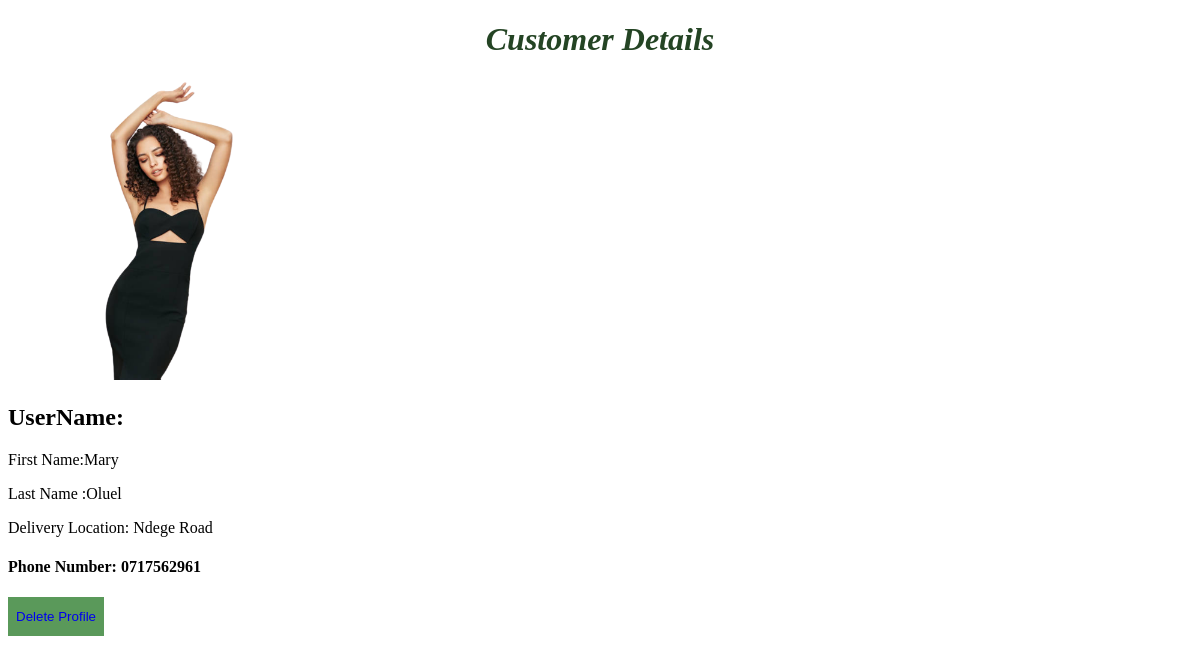
Before: /customer/user/detail/13 with the older database file.
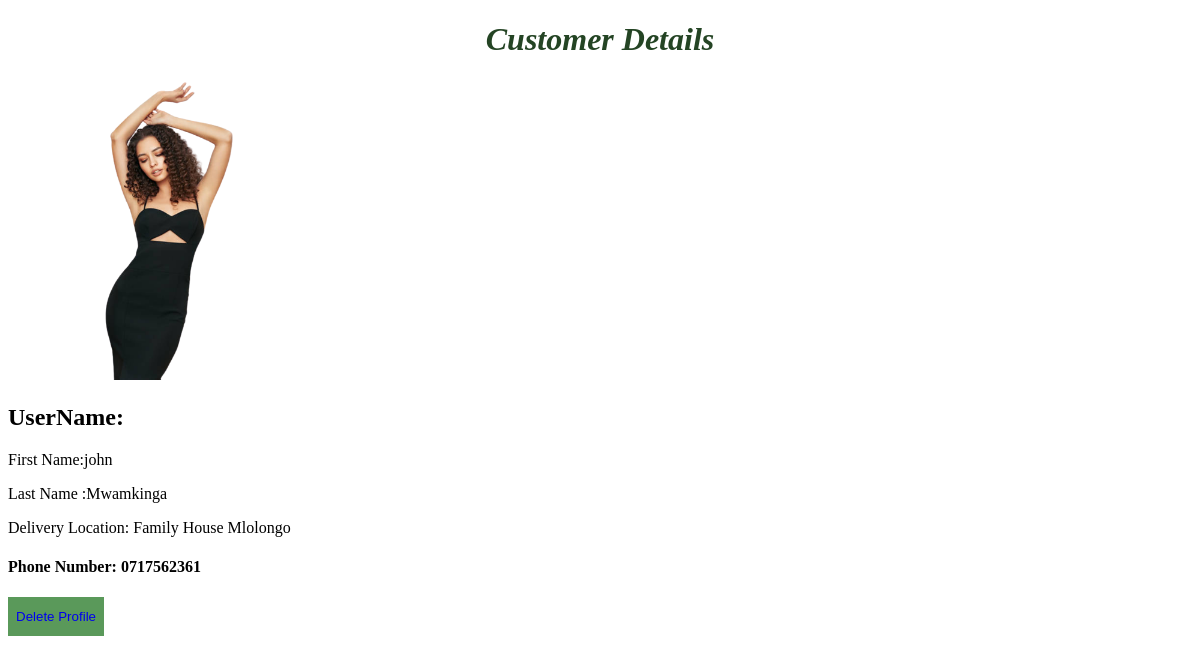
After: the same page with the newer database file.
### customer/models.py (models this page shows)
class Customer(models.Model):
    user=models.OneToOneField(User,null=True,on_delete=models.CASCADE)
    image=models.ImageField(default="")
    first_Name=models.CharField(max_length=32)
    last_Name=models.CharField(max_length=32)
    email_Address=models.EmailField()
    phone_No=models.CharField(max_length=32)
    account_password=models.CharField(max_length=32)
    delivery_Location=models.CharField(max_length=32)

### customer/views.py (the view)
# urls.py: path("user/detail/<int:id>",customer_detail,name="customer_detail_view"),
def customer_detail(request,id):
    customer=Customer.objects.get(id=id)
    return render(request,"customer/customer_detail.html",{"customer":customer})

### templates/customer/customer_detail.html (shortened to what this page needs)
<!DOCTYPE html>
<html lang="en">
<head>
</head>
<body>
    <h1>Customer Details</h1>
    <div class="customer-details">
        <img src="{{customer.image.url}}" alt="images"/>
        <h2>UserName:{{customer.name.username}}</h2>
        <p>First Name:{{customer.first_Name}}</p>
        <p>Last Name :{{customer.last_Name}}</p>
        <p>Delivery Location: {{customer.delivery_Location}}</p>
        <h4>Phone Number: {{customer.phone_No}}</h4>
        <button><a href="{% url 'customer_delete_view' id=customer.id %}">Delete Profile</a>
        </button>
    </div>
</body>
</html>

Changed rows visible on the page:
changed Customer: first_Name "Mary" → "john"; last_Name "Oluel" → "Mwamkinga"; delivery_Location "Ndege Road" → "Family House Mlolongo"; phone_No "0717562961" → "0717562361"
